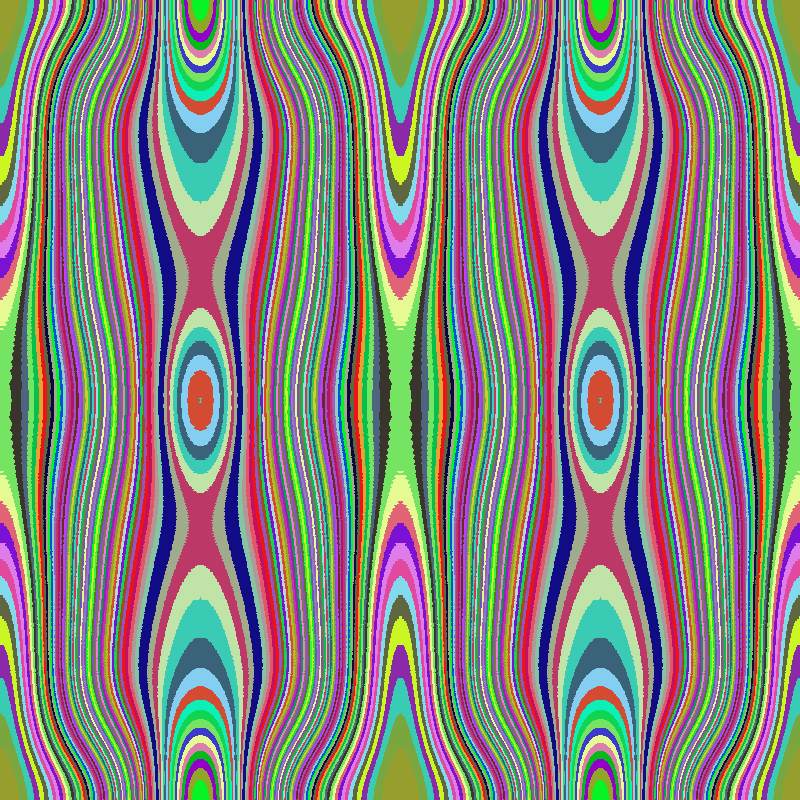
Frame 1 (no input)
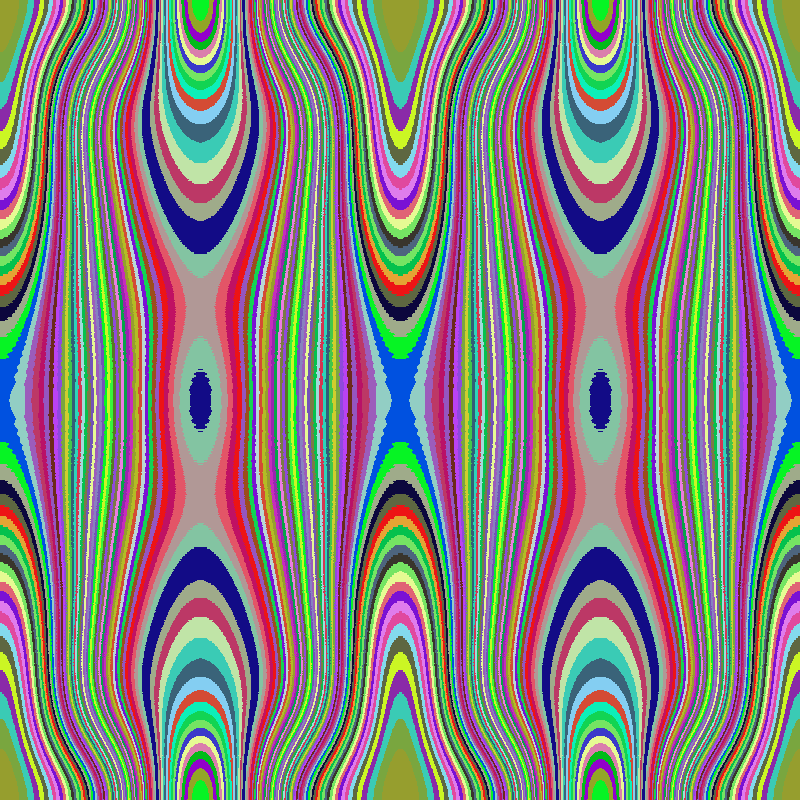
Frame 60 (the mouse pressed at the canvas centre just before this capture)
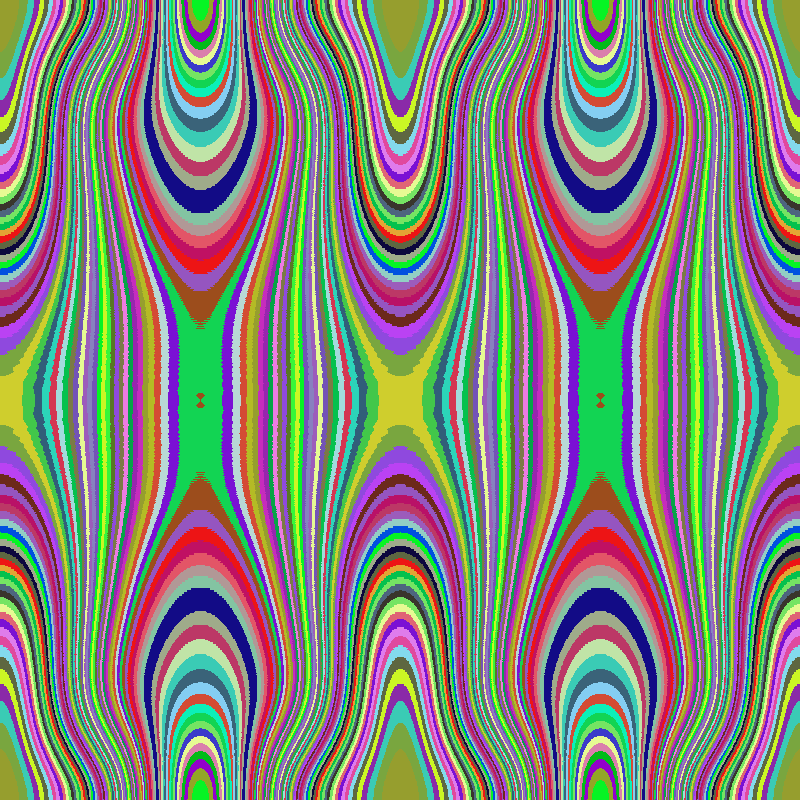
Frame 120 (the mouse held since frame 60 and released just before this capture)

The Processing sketch that drew these frames (run headless with seeded random() and noise(); from frame 60 on, the mouse is pressed at the canvas centre):

// Processing sketch: psychNoise
// ── psychNoise.pde
color[] c; 
float nx, ny, nz;
float theta = 0, phi = 0;
float R = 5, r = 1;

void setup() {
  size(800, 800);
  //img = createImage(2*width, 2*height, RGB);   
  c = new color[255];
  for (int i = 0; i < c.length; i += 1) {
    c[i] = color(random(255), random(255), random(255));
  }
}

void draw() {
  R = 5;
  //r = 1.00;
  r += 0.01;
  noiseDetail(1, 0.3);
  loadPixels();  
  for (int x = 0; x < width; x += 1) {
    for (int y = 0; y < height; y += 1) {
      // map x and y to angles between 0 and TWO_PI
      theta = map(x, 0, width, 0, TWO_PI);
      phi = map(y, 0, height, 0, TWO_PI);
      nx = (R+r*cos(phi))*cos(theta);
      ny = (R+r*cos(phi))*sin(theta);
      nz = r*sin(phi);
      nx = norm(nx, 0, R+r);
      ny = norm(ny, 0, R+r);
      nz = norm(nz, 0, r);
      pixels[x + y*width] = c[floor(255*noise(floor(255*noise(nx, ny, nz)), 0.1))];
    }
  }
  updatePixels();
  println(frameRate + " r value: " + r);
}
